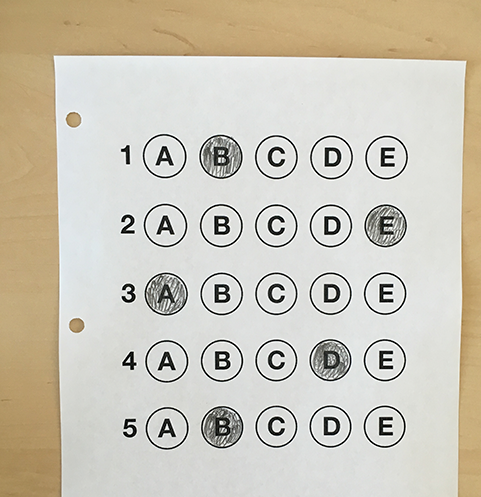
#> input picture python/study/用Python实现答题卡识别/1.png, 481 x 497 px
$ python identify_answer_sheets.py
#> lines starting #> are read from the running program, lines starting #| are printed output that depends on the picture; after the words box and inside, x2 and y2 are one past the last pixel; in counts of white or black regions, pixels touching at a corner belong together
# -*- coding: utf-8 -*-
"""
文 件 名: identify_answer_sheets.py
文件描述: 用Python实现答题卡识别
备    注: https://mp.weixin.qq.com/s/DFK-qzIWzo8w5ZLzmzxMpA
作    者: HanKin
创建日期: 2023.11.28
修改日期：2023.11.28

Copyright (c) 2023 HanKin. All rights reserved.
"""
import cv2
import numpy as np
import imshow
import matplotlib.pyplot as plt

img = cv2.imread("1.png",1)
#> img is the input picture: shape (497, 481, 3); mean B, G, R 184.7, 198.9, 204.7

# 高斯去噪
img_gs = cv2.GaussianBlur(img,[5,5],0)
# 转灰度
img_gray = cv2.cvtColor(img_gs,cv2.COLOR_BGR2GRAY)
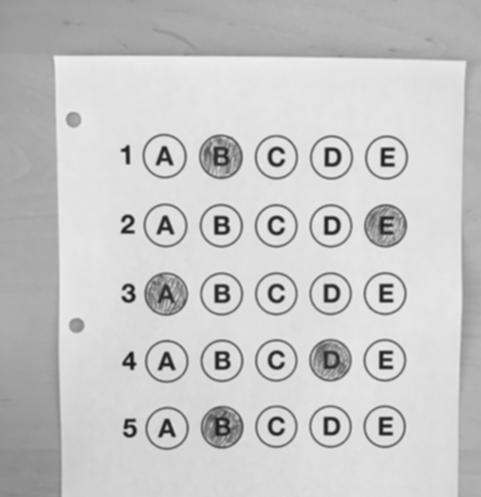
#> img_gray: shape (497, 481); min 23, max 238, mean 199
# 自适应二值化
_, binary_img = cv2.threshold(img_gray, 0, 255, cv2.THRESH_OTSU | cv2.THRESH_BINARY)
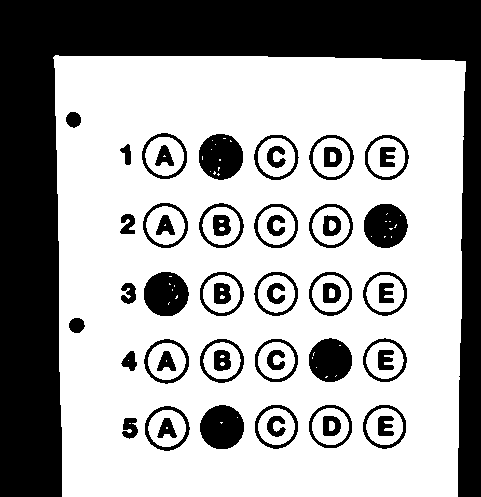
#> binary_img: shape (497, 481); 64.8% white; 53 black regions

# 找轮廓
contours, hierarchy = cv2.findContours(binary_img,cv2.RETR_EXTERNAL,cv2.CHAIN_APPROX_NONE)
#> contours = 1 contour; box (x1, y1, x2, y2) and area: (53, 55, 466, 497) 176380
# 按照轮廓的面积从大到小排序
cnts = sorted(contours,key = cv2.contourArea,reverse=True)
#> cnts has the same summary as contours
# 画轮廓
draw_img = cv2.drawContours(img.copy(),cnts[0],-1,(0,255,255),2)
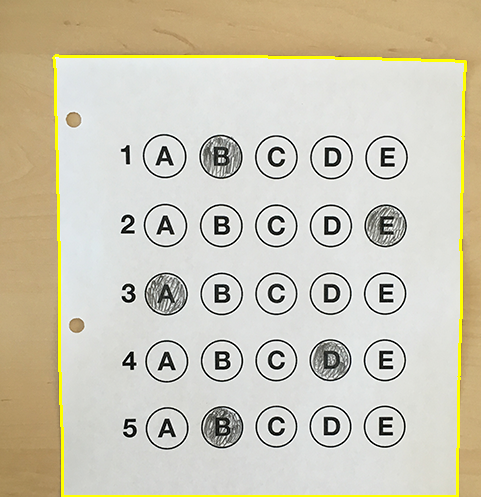
#> draw_img: shape (497, 481, 3); mean B, G, R 181, 199.9, 205.6

# 轮廓近似
# 阈值，一般为轮廓长度的2%
alpha = 0.02*cv2.arcLength(cnts[0],True)
#> alpha = 33.88
approxCurve = cv2.approxPolyDP(cnts[0],alpha,True)
#> approxCurve = [[55, 55], [62, 496], [457, 496], [465, 61]]
draw_img = cv2.drawContours(img.copy(),[approxCurve],-1,(255,0,0),2)
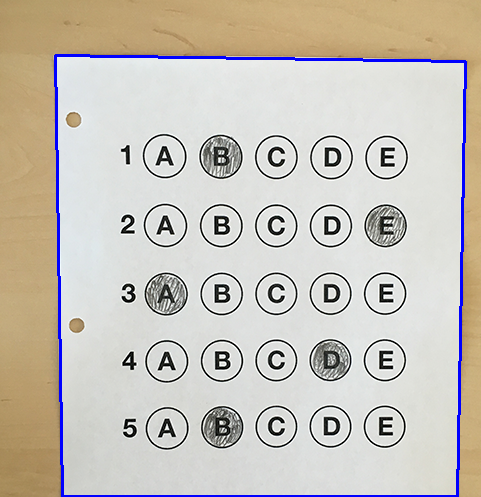
#> draw_img: shape (497, 481, 3); mean B, G, R 186, 194.9, 200.6

#透视变换
# 矩形的四个顶点为approxCurve[0][0],approxCurve[1][0],approxCurve[2][0],approxCurve[3][0]
# 分别表示矩形的TL,BL,BR,TR四个点
a1 = list(approxCurve[0][0])
#> a1 = [55, 55]
a2 = list(approxCurve[1][0])
#> a2 = [62, 496]
a3 = list(approxCurve[2][0])
#> a3 = [457, 496]
a4 = list(approxCurve[3][0])
#> a4 = [465, 61]
# 原始矩阵
mat1 = np.array([a1,a2,a3,a4],dtype = np.float32)
#> mat1 = [[55, 55], [62, 496], [457, 496], [465, 61]]

# 计算矩形的w和h
w1 = int(np.sqrt((a1[0]-a4[0])**2+(a1[1]-a4[1])**2))
#> w1 = 410
w2 = int(np.sqrt((a2[0]-a3[0])**2+(a2[1]-a3[1])**2))
#> w2 = 395
h1 = int(np.sqrt((a1[0]-a2[0])**2+(a1[1]-a2[1])**2))
#> h1 = 441
h2 = int(np.sqrt((a3[0]-a4[0])**2+(a3[1]-a4[1])**2))
#> h2 = 435
w,h=max(w1,w2),max(h1,h2)
#> w = 410; h = 441
# 计算透视变换后的坐标
new_a1 = [0,0]
new_a2 = [0,h]
#> new_a2 = [0, 441]
new_a3 = [w,h]
#> new_a3 = [410, 441]
new_a4 = [w,0]
#> new_a4 = [410, 0]
# 目标矩阵
mat2 = np.array([new_a1,new_a2,new_a3,new_a4],dtype = np.float32)
#> mat2 = [[0, 0], [0, 441], [410, 441], [410, 0]]
# 透视变换矩阵
mat = cv2.getPerspectiveTransform(mat1,mat2)
#> mat = [[0.98, -0.0156, -53.07], [-0.014, 0.957, -51.88], [-3.18e-05, -8.25e-05, 1]]
# 进行透视变换
res = cv2.warpPerspective(img,mat,(w,h))
plt.imshow((res))
plt.show()

res_gray = cv2.cvtColor(res,cv2.COLOR_BGR2GRAY)
_,binary_res = cv2.threshold(res_gray,0,255,cv2.THRESH_OTSU|cv2.THRESH_BINARY_INV)
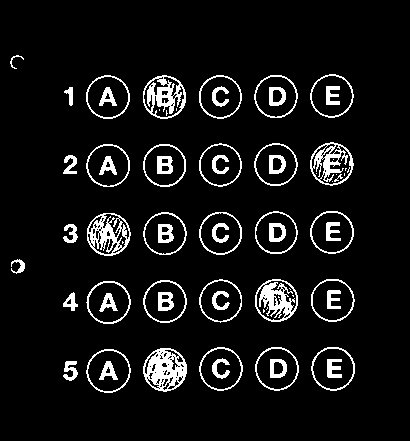
#> binary_res: shape (441, 410); 7.8% white; 69 white regions (16 under 20 px)
contours = cv2.findContours(binary_res,cv2.RETR_EXTERNAL,cv2.CHAIN_APPROX_NONE)[0]
#> contours = 32 contours, 1 with area under 20; largest, box (x1, y1, x2, y2) and area: (86, 349, 131, 393) 1466, (311, 347, 355, 391) 1452, (86, 75, 130, 119) 1450, (143, 348, 187, 392) 1444, (255, 347, 299, 391) 1444
dst = cv2.drawContours(res.copy(),contours,-1,(0,0,255),1)
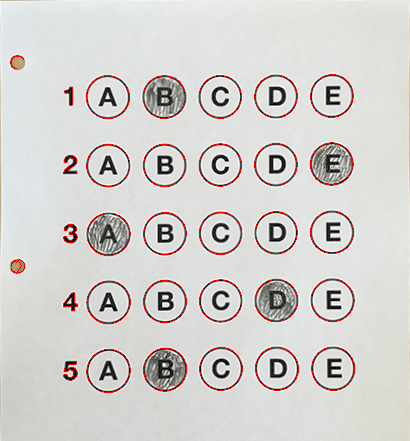
#> dst: shape (441, 410, 3); mean B, G, R 206.5, 209.2, 212.5
plt.imshow(dst)
plt.show()

# 挑选合适的轮廓
def check(contours):
    ans = []
    for i in contours:
        area = float(cv2.contourArea(i))
        length = float(cv2.arcLength(i,True))
        if area<=0 or length<=0:
            continue
        if area/length >7.05 and area/length<10.5:
            ans.append(i)
#> this loop made 32 passes
#> (area, length) on passes 1 to 12: (129, 97.6), (1465.5, 144.1), (1443.5, 142.1), (1452.5, 143.3), (1443.5, 142.1), (1426, 141.5), (124, 55.8), (1439.5, 142.1), (1416.5, 141.3), (1424, 140.7), (1411, 139.9), (1396, 140.7)
#> after the loop, ans = 25 contours; largest, box (x1, y1, x2, y2) and area: (86, 349, 131, 393) 1466, (311, 347, 355, 391) 1452, (86, 75, 130, 119) 1450, (143, 348, 187, 392) 1444, (255, 347, 299, 391) 1444
    return ans
ans_contours = check(contours)
#> ans_contours has the same summary as ans in check
dst_new = cv2.drawContours(res.copy(),ans_contours,-1,(0,255,255),3  )
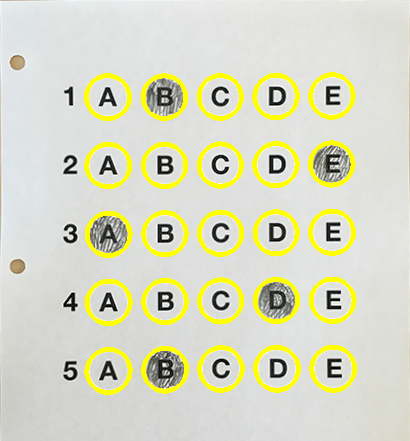
#> dst_new: shape (441, 410, 3); mean B, G, R 194.8, 218.7, 217.2
plt.imshow(dst_new)
plt.show()

# 遍历每一个圆形轮廓，画外接圆
circle = []
for i in ans_contours:
    (x,y),r = cv2.minEnclosingCircle(i)
    center = (int(x),int(y))
    r = int(r)
    circle.append((center,r))
#> this loop made 25 passes
#> (x, y, r, center) on passes 1 to 12: (108, 370.3, 22, (107, 370)), (164.7, 369.3, 22, (164, 369)), (332.7, 368.2, 22, (332, 368)), (276.5, 368.2, 21, (276, 368)), (220.6, 368.5, 21, (220, 368)), (108.1, 301.8, 22, (108, 301)), (164.5, 301, 21, (164, 301)), (332.1, 299.8, 21, (332, 299)), (275.9, 300.2, 21, (275, 300)), (220.2, 300.5, 21, (220, 300)), (108.1, 234, 21, (108, 234)), (220.2, 232.8, 21, (220, 232))
#> after the loop, circle = 25 items
# 按照外接圆的水平坐标排序center[1]，也就是圆心的高度h，或者y坐标
circle.sort(key = lambda x:x[0][1])
A = []
for i in range(1,6):
    now = circle[(i-1)*5:i*5]
    now.sort(key = lambda x:x[0][0])
    A.extend(now)
#> after the loop, A = 25 items

def dots_distance(dot1,dot2):
    #计算二维空间中两个点的距离
    return ((dot1[0]-dot2[0])**2+(dot1[1]-dot2[1])**2)**0.5
def count_dots(center,radius):
    #输入圆的中心点与半径，返回圆内所有的坐标
    dots = []
    for i in range(-radius,radius+1):
        for j in range(-radius,radius+1):
            dot2 = (center[0]+i,center[1]+j)
            if dots_distance(center,dot2) <= radius:
                dots.append(dot2)
    return dots

da = []
for i in A:
    dots = count_dots(i[0],i[1])
    all_dots = len(dots)
    whilt_dots = 0
    for j in dots:
        if binary_res[j[1]][j[0]] == 255:
            whilt_dots = whilt_dots+1
    if whilt_dots/all_dots>=0.4:
        da.append(1)
    else:
        da.append(0)
#> this loop made 25 passes
#> (i, all_dots) on passes 1 to 12: (((107, 96), 21), 1373), (((163, 96), 21), 1373), (((219, 96), 21), 1373), (((275, 96), 21), 1373), (((331, 95), 21), 1373), (((107, 165), 21), 1373), (((164, 164), 21), 1373), (((219, 164), 21), 1373), (((275, 164), 21), 1373), (((331, 163), 21), 1373), (((108, 234), 21), 1373), (((164, 233), 21), 1373)
#> after the loop, da = 25 values, max 1 at index 1, min 0 at index 0, mean 0.2
da = np.array(da)
da = np.reshape(da,(5,5))
#> da = [[0, 1, 0, 0, 0], [0, 0, 0, 0, 1], [1, 0, 0, 0, 0], [0, 0, 0, 1, 0], [0, 1, 0, 0, 0]]

print(da)
#| [[0 1 0 0 0]
#|  [0 0 0 0 1]
#|  [1 0 0 0 0]
#|  [0 0 0 1 0]
#|  [0 1 0 0 0]]
